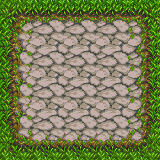

Rendered tile map (Tiled .tmx) drawn with the repository's tilesets; below, a short description and the full map source, tile grids included:
An orthogonal 5x5 tile map with 32x32 px tiles, 1 tile layer (MainMap).

<map version="1.0" orientation="orthogonal" renderorder="right-down" width="5" height="5" tilewidth="32" tileheight="32" nextobjectid="1">
 <tileset firstgid="1" name="PathAndObjects" tilewidth="32" tileheight="32" tilecount="256" columns="16">
  <image source="images/PathAndObjects.png" width="512" height="512" />
 </tileset>
 <layer name="MainMap" width="5" height="5">
  <data encoding="csv">
1,2,2,2,3,
17,18,18,18,19,
17,18,18,18,19,
17,18,18,18,19,
33,34,34,34,35
</data>
 </layer>
</map>
